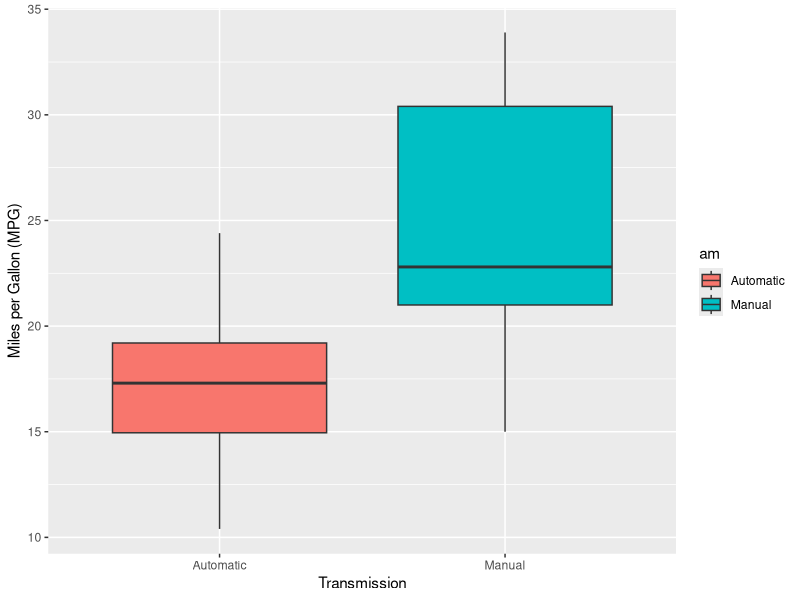
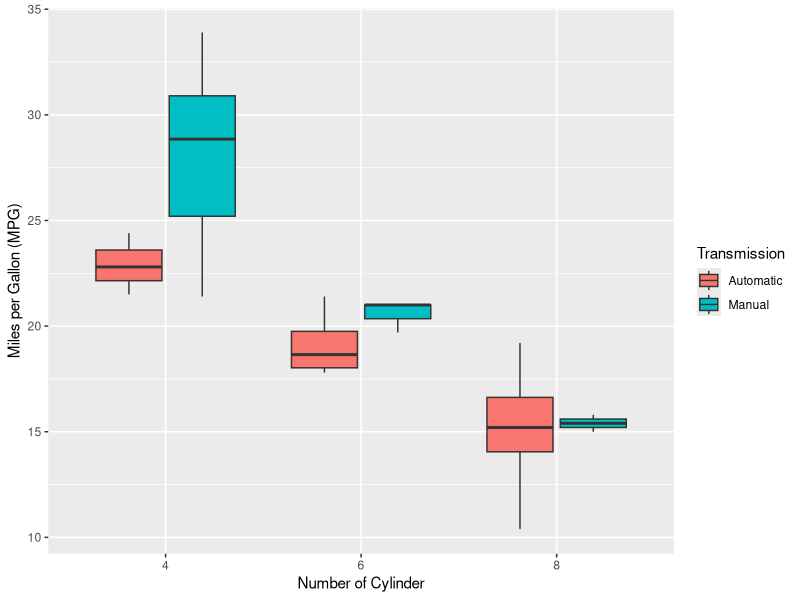
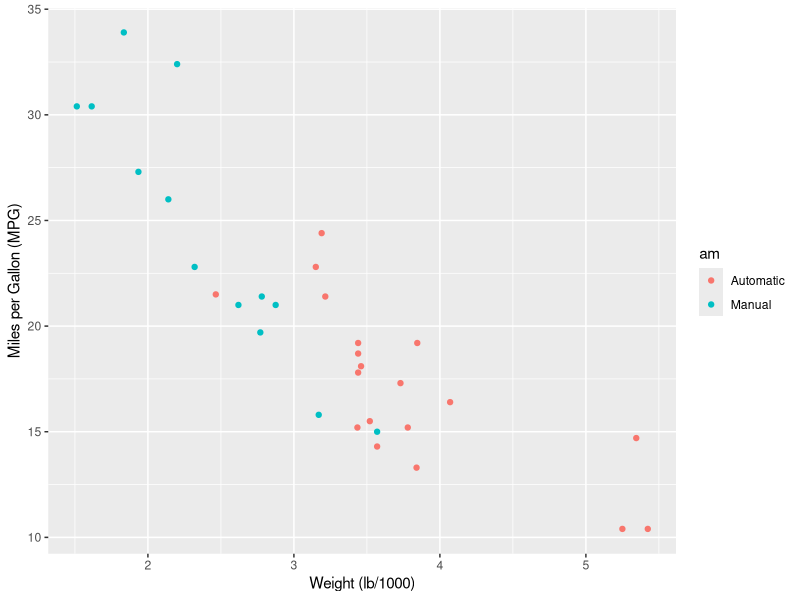
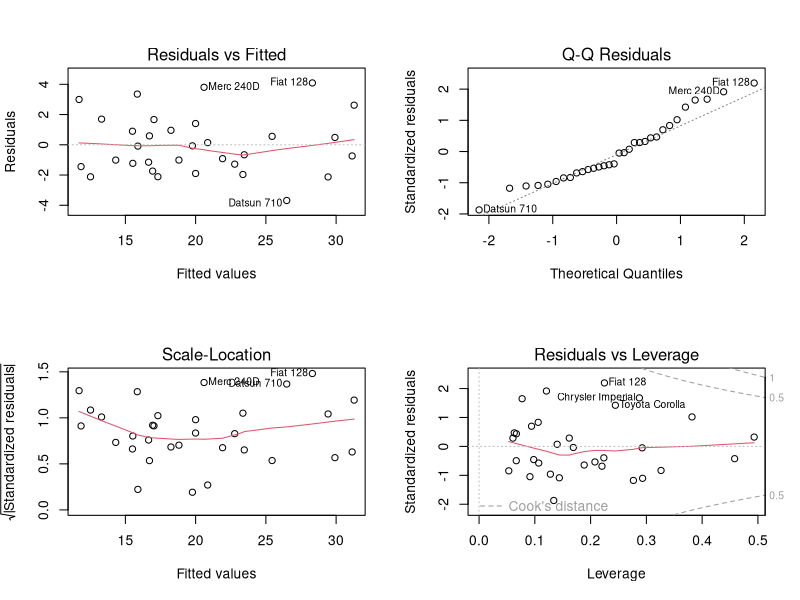

These figures' R source, in order:
## ---- chunk 1
knitr::opts_chunk$set(
    echo = TRUE, 
    warning = FALSE, 
    message = FALSE,
    fig.path = "figure/",
    fig.height = 4,
    fig.width = 6,
    fig.pos = "center")
## ---- chunk 2
library(ggplot2); library(dplyr); library(datasets)
data(mtcars)
mtcars$am = factor(mtcars$am, c(0, 1), labels = c("Automatic", "Manual"))
## ---- chunk 3
fit1 <- lm(mpg ~ am, data = mtcars) 
fit2 <- update(fit1, mpg ~ am * (qsec + wt)) 
fit3 <- update(fit1, mpg ~ am * (qsec + wt + hp + disp))
anova(fit1, fit2, fit3)
## ---- chunk 4
fitSameSlope <- lm(mpg ~ am, data = mtcars)
summary(fitSameSlope)$coef
## ---- chunk 5
fitDifferentSlope <- lm(mpg ~ am * (wt + qsec), data = mtcars)
summary(fitDifferentSlope)$coef
## ---- chunk 6
g <- ggplot(mtcars, aes(am, mpg, fill = am))
g <- g + geom_boxplot()
g <- g + labs(x = "Transmission", y = "Miles per Gallon (MPG)")
g
## ---- chunk 7
g <- ggplot(mtcars, aes(factor(cyl), mpg, fill = am))
g <- g + geom_boxplot()
g <- g + labs(x = "Number of Cylinder", y = "Miles per Gallon (MPG)")
g <- g + scale_fill_discrete(name = "Transmission")
g
## ---- chunk 8
g <- ggplot(mtcars, aes(wt, mpg))
g <- g + geom_point(aes(color = am))
g <- g + labs(x = "Weight (lb/1000)", y = "Miles per Gallon (MPG)")
g <- g + scale_fill_discrete(name = "Transmission")
g
## ---- chunk 9
par(mfrow = c(2, 2))
plot(fitDifferentSlope)
